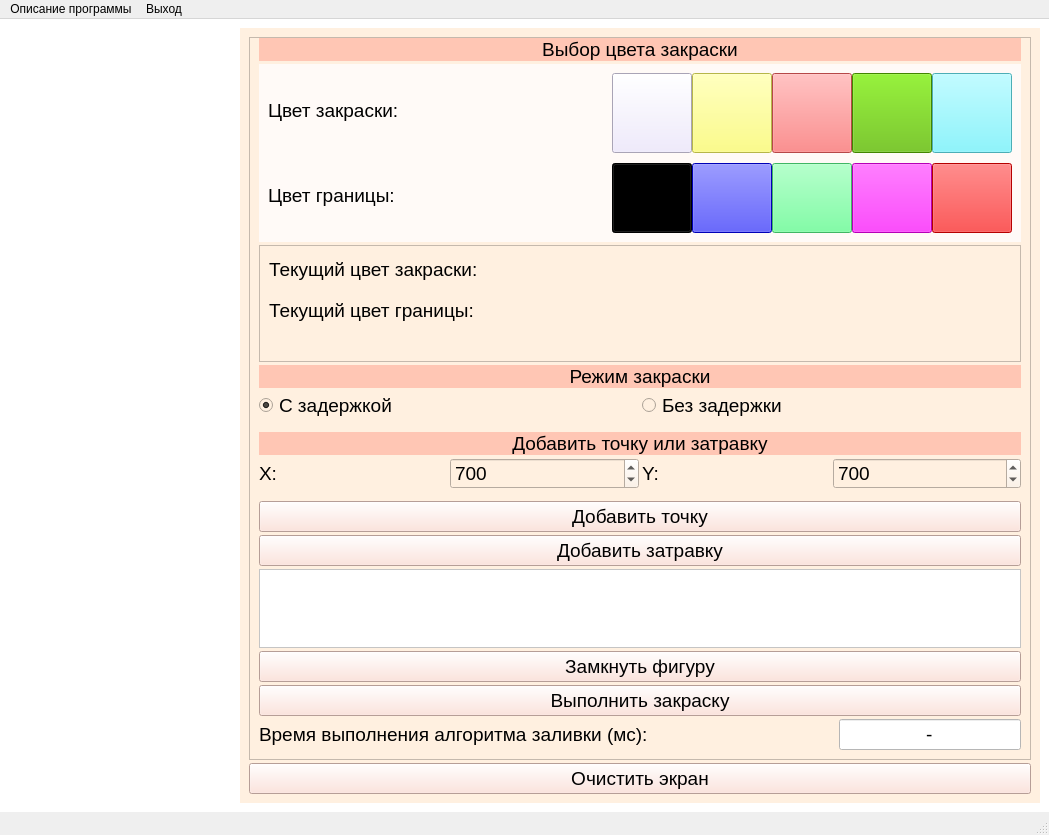
<?xml version="1.0" encoding="UTF-8"?>
<ui version="4.0">
 <class>MainWindow</class>
 <widget class="QMainWindow" name="MainWindow">
  <property name="geometry">
   <rect>
    <x>0</x>
    <y>0</y>
    <width>1049</width>
    <height>835</height>
   </rect>
  </property>
  <property name="windowTitle">
   <string>MainWindow</string>
  </property>
  <widget class="QWidget" name="centralwidget">
   <property name="styleSheet">
    <string notr="true">background-color: rgb(255, 255, 255);</string>
   </property>
   <layout class="QHBoxLayout" name="horizontalLayout_8">
    <property name="spacing">
     <number>0</number>
    </property>
    <property name="sizeConstraint">
     <enum>QLayout::SetDefaultConstraint</enum>
    </property>
    <item>
     <widget class="QLabel" name="canvas_lbl">
      <property name="sizePolicy">
       <sizepolicy hsizetype="Minimum" vsizetype="Preferred">
        <horstretch>0</horstretch>
        <verstretch>0</verstretch>
       </sizepolicy>
      </property>
      <property name="font">
       <font>
        <pointsize>14</pointsize>
       </font>
      </property>
      <property name="text">
       <string/>
      </property>
     </widget>
    </item>
    <item>
     <widget class="QWidget" name="acts" native="true">
      <property name="sizePolicy">
       <sizepolicy hsizetype="Fixed" vsizetype="Preferred">
        <horstretch>0</horstretch>
        <verstretch>0</verstretch>
       </sizepolicy>
      </property>
      <property name="minimumSize">
       <size>
        <width>800</width>
        <height>0</height>
       </size>
      </property>
      <property name="maximumSize">
       <size>
        <width>1000</width>
        <height>16777215</height>
       </size>
      </property>
      <property name="font">
       <font>
        <pointsize>14</pointsize>
       </font>
      </property>
      <property name="styleSheet">
       <string notr="true">background-color: rgb(255, 240, 224);</string>
      </property>
      <layout class="QVBoxLayout" name="verticalLayout_7">
       <property name="spacing">
        <number>3</number>
       </property>
       <item>
        <widget class="QFrame" name="frame">
         <property name="font">
          <font>
           <pointsize>14</pointsize>
          </font>
         </property>
         <property name="frameShape">
          <enum>QFrame::StyledPanel</enum>
         </property>
         <property name="frameShadow">
          <enum>QFrame::Raised</enum>
         </property>
         <layout class="QVBoxLayout" name="verticalLayout_10">
          <property name="spacing">
           <number>3</number>
          </property>
          <property name="topMargin">
           <number>0</number>
          </property>
          <property name="bottomMargin">
           <number>9</number>
          </property>
          <item>
           <widget class="QLabel" name="label_2">
            <property name="font">
             <font>
              <pointsize>14</pointsize>
             </font>
            </property>
            <property name="styleSheet">
             <string notr="true">background-color: rgb(255, 198, 180);</string>
            </property>
            <property name="text">
             <string>Выбор цвета закраски</string>
            </property>
            <property name="alignment">
             <set>Qt::AlignCenter</set>
            </property>
           </widget>
          </item>
          <item>
           <widget class="QWidget" name="color" native="true">
            <property name="font">
             <font>
              <pointsize>14</pointsize>
             </font>
            </property>
            <property name="styleSheet">
             <string notr="true">background-color: rgb(255, 250, 247);</string>
            </property>
            <layout class="QHBoxLayout" name="horizontalLayout_5">
             <property name="spacing">
              <number>0</number>
             </property>
             <item>
              <layout class="QVBoxLayout" name="verticalLayout_8">
               <property name="spacing">
                <number>10</number>
               </property>
               <item>
                <widget class="QLabel" name="label_3">
                 <property name="sizePolicy">
                  <sizepolicy hsizetype="MinimumExpanding" vsizetype="Preferred">
                   <horstretch>0</horstretch>
                   <verstretch>0</verstretch>
                  </sizepolicy>
                 </property>
                 <property name="font">
                  <font>
                   <pointsize>14</pointsize>
                  </font>
                 </property>
                 <property name="text">
                  <string>Цвет закраски: </string>
                 </property>
                </widget>
               </item>
               <item>
                <widget class="QLabel" name="label_5">
                 <property name="sizePolicy">
                  <sizepolicy hsizetype="MinimumExpanding" vsizetype="Preferred">
                   <horstretch>0</horstretch>
                   <verstretch>0</verstretch>
                  </sizepolicy>
                 </property>
                 <property name="font">
                  <font>
                   <pointsize>14</pointsize>
                  </font>
                 </property>
                 <property name="text">
                  <string>Цвет границы: </string>
                 </property>
                </widget>
               </item>
              </layout>
             </item>
             <item>
              <layout class="QVBoxLayout" name="verticalLayout_9">
               <property name="spacing">
                <number>10</number>
               </property>
               <property name="bottomMargin">
                <number>0</number>
               </property>
               <item>
                <layout class="QHBoxLayout" name="horizontalLayout_4">
                 <property name="spacing">
                  <number>0</number>
                 </property>
                 <property name="topMargin">
                  <number>0</number>
                 </property>
                 <property name="bottomMargin">
                  <number>0</number>
                 </property>
                 <item>
                  <widget class="QToolButton" name="black_brush_btn">
                   <property name="sizePolicy">
                    <sizepolicy hsizetype="Preferred" vsizetype="Preferred">
                     <horstretch>0</horstretch>
                     <verstretch>0</verstretch>
                    </sizepolicy>
                   </property>
                   <property name="minimumSize">
                    <size>
                     <width>80</width>
                     <height>80</height>
                    </size>
                   </property>
                   <property name="font">
                    <font>
                     <pointsize>14</pointsize>
                    </font>
                   </property>
                   <property name="styleSheet">
                    <string notr="true">background-color: rgb(236, 229, 255);</string>
                   </property>
                   <property name="text">
                    <string/>
                   </property>
                  </widget>
                 </item>
                 <item>
                  <widget class="QToolButton" name="yellow_brush_btn">
                   <property name="sizePolicy">
                    <sizepolicy hsizetype="Preferred" vsizetype="Preferred">
                     <horstretch>0</horstretch>
                     <verstretch>0</verstretch>
                    </sizepolicy>
                   </property>
                   <property name="minimumSize">
                    <size>
                     <width>80</width>
                     <height>80</height>
                    </size>
                   </property>
                   <property name="font">
                    <font>
                     <pointsize>14</pointsize>
                    </font>
                   </property>
                   <property name="styleSheet">
                    <string notr="true">background-color: rgb(255, 255, 102);</string>
                   </property>
                   <property name="text">
                    <string/>
                   </property>
                  </widget>
                 </item>
                 <item>
                  <widget class="QToolButton" name="red_brush_btn">
                   <property name="sizePolicy">
                    <sizepolicy hsizetype="Preferred" vsizetype="Preferred">
                     <horstretch>0</horstretch>
                     <verstretch>0</verstretch>
                    </sizepolicy>
                   </property>
                   <property name="minimumSize">
                    <size>
                     <width>80</width>
                     <height>80</height>
                    </size>
                   </property>
                   <property name="font">
                    <font>
                     <pointsize>14</pointsize>
                    </font>
                   </property>
                   <property name="styleSheet">
                    <string notr="true">background-color: rgb(255, 101, 101);</string>
                   </property>
                   <property name="text">
                    <string/>
                   </property>
                  </widget>
                 </item>
                 <item>
                  <widget class="QToolButton" name="green_brush_btn">
                   <property name="sizePolicy">
                    <sizepolicy hsizetype="Preferred" vsizetype="Preferred">
                     <horstretch>0</horstretch>
                     <verstretch>0</verstretch>
                    </sizepolicy>
                   </property>
                   <property name="minimumSize">
                    <size>
                     <width>80</width>
                     <height>80</height>
                    </size>
                   </property>
                   <property name="font">
                    <font>
                     <pointsize>14</pointsize>
                    </font>
                   </property>
                   <property name="styleSheet">
                    <string notr="true">background-color: rgb(93, 186, 0);</string>
                   </property>
                   <property name="text">
                    <string/>
                   </property>
                  </widget>
                 </item>
                 <item>
                  <widget class="QToolButton" name="blue_brush_btn">
                   <property name="sizePolicy">
                    <sizepolicy hsizetype="Preferred" vsizetype="Preferred">
                     <horstretch>0</horstretch>
                     <verstretch>0</verstretch>
                    </sizepolicy>
                   </property>
                   <property name="minimumSize">
                    <size>
                     <width>80</width>
                     <height>80</height>
                    </size>
                   </property>
                   <property name="font">
                    <font>
                     <pointsize>14</pointsize>
                    </font>
                   </property>
                   <property name="styleSheet">
                    <string notr="true">background-color: rgb(106, 243, 255);</string>
                   </property>
                   <property name="text">
                    <string/>
                   </property>
                  </widget>
                 </item>
                </layout>
               </item>
               <item>
                <layout class="QHBoxLayout" name="horizontalLayout_6">
                 <property name="spacing">
                  <number>0</number>
                 </property>
                 <property name="topMargin">
                  <number>0</number>
                 </property>
                 <item>
                  <widget class="QToolButton" name="inv_black_line_btn">
                   <property name="sizePolicy">
                    <sizepolicy hsizetype="Preferred" vsizetype="Preferred">
                     <horstretch>0</horstretch>
                     <verstretch>0</verstretch>
                    </sizepolicy>
                   </property>
                   <property name="minimumSize">
                    <size>
                     <width>70</width>
                     <height>70</height>
                    </size>
                   </property>
                   <property name="font">
                    <font>
                     <pointsize>14</pointsize>
                    </font>
                   </property>
                   <property name="styleSheet">
                    <string notr="true">background-color: rgb(0, 0, 0);</string>
                   </property>
                   <property name="text">
                    <string/>
                   </property>
                  </widget>
                 </item>
                 <item>
                  <widget class="QToolButton" name="inv_yellow_line_btn">
                   <property name="sizePolicy">
                    <sizepolicy hsizetype="Preferred" vsizetype="Preferred">
                     <horstretch>0</horstretch>
                     <verstretch>0</verstretch>
                    </sizepolicy>
                   </property>
                   <property name="minimumSize">
                    <size>
                     <width>70</width>
                     <height>70</height>
                    </size>
                   </property>
                   <property name="font">
                    <font>
                     <pointsize>14</pointsize>
                    </font>
                   </property>
                   <property name="styleSheet">
                    <string notr="true">background-color: rgb(0, 0, 255);</string>
                   </property>
                   <property name="text">
                    <string/>
                   </property>
                  </widget>
                 </item>
                 <item>
                  <widget class="QToolButton" name="inv_red_line_btn">
                   <property name="sizePolicy">
                    <sizepolicy hsizetype="Preferred" vsizetype="Preferred">
                     <horstretch>0</horstretch>
                     <verstretch>0</verstretch>
                    </sizepolicy>
                   </property>
                   <property name="minimumSize">
                    <size>
                     <width>70</width>
                     <height>70</height>
                    </size>
                   </property>
                   <property name="font">
                    <font>
                     <pointsize>14</pointsize>
                    </font>
                   </property>
                   <property name="styleSheet">
                    <string notr="true">background-color: rgb(90, 255, 140);</string>
                   </property>
                   <property name="text">
                    <string/>
                   </property>
                  </widget>
                 </item>
                 <item>
                  <widget class="QToolButton" name="inv_green_line_btn">
                   <property name="sizePolicy">
                    <sizepolicy hsizetype="Preferred" vsizetype="Preferred">
                     <horstretch>0</horstretch>
                     <verstretch>0</verstretch>
                    </sizepolicy>
                   </property>
                   <property name="minimumSize">
                    <size>
                     <width>70</width>
                     <height>70</height>
                    </size>
                   </property>
                   <property name="font">
                    <font>
                     <pointsize>14</pointsize>
                    </font>
                   </property>
                   <property name="styleSheet">
                    <string notr="true">background-color: rgb(255, 0, 255);</string>
                   </property>
                   <property name="text">
                    <string/>
                   </property>
                  </widget>
                 </item>
                 <item>
                  <widget class="QToolButton" name="inv_blue_line_btn">
                   <property name="sizePolicy">
                    <sizepolicy hsizetype="Preferred" vsizetype="Preferred">
                     <horstretch>0</horstretch>
                     <verstretch>0</verstretch>
                    </sizepolicy>
                   </property>
                   <property name="minimumSize">
                    <size>
                     <width>70</width>
                     <height>70</height>
                    </size>
                   </property>
                   <property name="font">
                    <font>
                     <pointsize>14</pointsize>
                    </font>
                   </property>
                   <property name="styleSheet">
                    <string notr="true">background-color: rgb(255, 0, 0);</string>
                   </property>
                   <property name="text">
                    <string/>
                   </property>
                  </widget>
                 </item>
                </layout>
               </item>
              </layout>
             </item>
            </layout>
           </widget>
          </item>
          <item>
           <widget class="QFrame" name="frame_6">
            <property name="font">
             <font>
              <pointsize>14</pointsize>
             </font>
            </property>
            <property name="styleSheet">
             <string notr="true">background-color: rgb(255, 240, 224);</string>
            </property>
            <property name="frameShape">
             <enum>QFrame::StyledPanel</enum>
            </property>
            <property name="frameShadow">
             <enum>QFrame::Raised</enum>
            </property>
            <layout class="QVBoxLayout" name="verticalLayout_15">
             <property name="spacing">
              <number>0</number>
             </property>
             <property name="leftMargin">
              <number>0</number>
             </property>
             <property name="topMargin">
              <number>3</number>
             </property>
             <property name="rightMargin">
              <number>0</number>
             </property>
             <property name="bottomMargin">
              <number>30</number>
             </property>
             <item>
              <widget class="QWidget" name="widget_2" native="true">
               <property name="font">
                <font>
                 <pointsize>14</pointsize>
                </font>
               </property>
               <property name="styleSheet">
                <string notr="true">background-color: rgb(255, 240, 224);</string>
               </property>
               <layout class="QHBoxLayout" name="horizontalLayout_9">
                <property name="spacing">
                 <number>0</number>
                </property>
                <item>
                 <widget class="QLabel" name="label_15">
                  <property name="font">
                   <font>
                    <pointsize>14</pointsize>
                   </font>
                  </property>
                  <property name="text">
                   <string>Текущий цвет закраски: </string>
                  </property>
                 </widget>
                </item>
                <item>
                 <widget class="QLabel" name="color_brush_show">
                  <property name="sizePolicy">
                   <sizepolicy hsizetype="Fixed" vsizetype="Preferred">
                    <horstretch>0</horstretch>
                    <verstretch>0</verstretch>
                   </sizepolicy>
                  </property>
                  <property name="minimumSize">
                   <size>
                    <width>75</width>
                    <height>0</height>
                   </size>
                  </property>
                  <property name="font">
                   <font>
                    <pointsize>14</pointsize>
                   </font>
                  </property>
                  <property name="styleSheet">
                   <string notr="true">border-color: rgb(0, 0, 0);</string>
                  </property>
                  <property name="text">
                   <string/>
                  </property>
                 </widget>
                </item>
                <item>
                 <spacer name="horizontalSpacer_2">
                  <property name="orientation">
                   <enum>Qt::Horizontal</enum>
                  </property>
                  <property name="sizeHint" stdset="0">
                   <size>
                    <width>40</width>
                    <height>20</height>
                   </size>
                  </property>
                 </spacer>
                </item>
               </layout>
              </widget>
             </item>
             <item>
              <widget class="QWidget" name="widget" native="true">
               <layout class="QHBoxLayout" name="horizontalLayout_7">
                <property name="spacing">
                 <number>0</number>
                </property>
                <property name="leftMargin">
                 <number>9</number>
                </property>
                <property name="topMargin">
                 <number>9</number>
                </property>
                <property name="rightMargin">
                 <number>9</number>
                </property>
                <property name="bottomMargin">
                 <number>9</number>
                </property>
                <item>
                 <widget class="QLabel" name="label_16">
                  <property name="font">
                   <font>
                    <pointsize>14</pointsize>
                   </font>
                  </property>
                  <property name="text">
                   <string>Текущий цвет границы:  </string>
                  </property>
                 </widget>
                </item>
                <item>
                 <widget class="QLabel" name="color_line_show">
                  <property name="sizePolicy">
                   <sizepolicy hsizetype="Fixed" vsizetype="Preferred">
                    <horstretch>0</horstretch>
                    <verstretch>0</verstretch>
                   </sizepolicy>
                  </property>
                  <property name="minimumSize">
                   <size>
                    <width>75</width>
                    <height>0</height>
                   </size>
                  </property>
                  <property name="font">
                   <font>
                    <pointsize>14</pointsize>
                   </font>
                  </property>
                  <property name="styleSheet">
                   <string notr="true">border-color: rgb(0, 0, 0);</string>
                  </property>
                  <property name="text">
                   <string/>
                  </property>
                 </widget>
                </item>
                <item>
                 <spacer name="horizontalSpacer_3">
                  <property name="orientation">
                   <enum>Qt::Horizontal</enum>
                  </property>
                  <property name="sizeHint" stdset="0">
                   <size>
                    <width>40</width>
                    <height>20</height>
                   </size>
                  </property>
                 </spacer>
                </item>
               </layout>
              </widget>
             </item>
            </layout>
           </widget>
          </item>
          <item>
           <widget class="QLabel" name="label_4">
            <property name="font">
             <font>
              <pointsize>14</pointsize>
             </font>
            </property>
            <property name="styleSheet">
             <string notr="true">background-color: rgb(255, 198, 180);</string>
            </property>
            <property name="text">
             <string>Режим закраски</string>
            </property>
            <property name="alignment">
             <set>Qt::AlignCenter</set>
            </property>
           </widget>
          </item>
          <item>
           <layout class="QHBoxLayout" name="horizontalLayout">
            <property name="bottomMargin">
             <number>9</number>
            </property>
            <item>
             <widget class="QRadioButton" name="delay_rbn">
              <property name="font">
               <font>
                <pointsize>14</pointsize>
               </font>
              </property>
              <property name="text">
               <string>С задержкой</string>
              </property>
              <property name="checked">
               <bool>true</bool>
              </property>
              <attribute name="buttonGroup">
               <string notr="true">delay_btn_gp</string>
              </attribute>
             </widget>
            </item>
            <item>
             <widget class="QRadioButton" name="not_delay_rbn">
              <property name="font">
               <font>
                <pointsize>14</pointsize>
               </font>
              </property>
              <property name="text">
               <string>Без задержки</string>
              </property>
              <property name="checked">
               <bool>false</bool>
              </property>
              <attribute name="buttonGroup">
               <string notr="true">delay_btn_gp</string>
              </attribute>
             </widget>
            </item>
           </layout>
          </item>
          <item>
           <widget class="QLabel" name="label_9">
            <property name="font">
             <font>
              <pointsize>14</pointsize>
             </font>
            </property>
            <property name="styleSheet">
             <string notr="true">background-color: rgb(255, 198, 180);</string>
            </property>
            <property name="text">
             <string>Добавить точку или затравку</string>
            </property>
            <property name="alignment">
             <set>Qt::AlignCenter</set>
            </property>
           </widget>
          </item>
          <item>
           <layout class="QHBoxLayout" name="horizontalLayout_17">
            <property name="bottomMargin">
             <number>9</number>
            </property>
            <item>
             <widget class="QLabel" name="label_26">
              <property name="font">
               <font>
                <pointsize>14</pointsize>
               </font>
              </property>
              <property name="text">
               <string>X: </string>
              </property>
             </widget>
            </item>
            <item>
             <widget class="QSpinBox" name="x_sp">
              <property name="font">
               <font>
                <pointsize>14</pointsize>
               </font>
              </property>
              <property name="maximum">
               <number>10000</number>
              </property>
              <property name="value">
               <number>700</number>
              </property>
             </widget>
            </item>
            <item>
             <widget class="QLabel" name="label_27">
              <property name="font">
               <font>
                <pointsize>14</pointsize>
               </font>
              </property>
              <property name="text">
               <string>Y: </string>
              </property>
             </widget>
            </item>
            <item>
             <widget class="QSpinBox" name="y_sp">
              <property name="font">
               <font>
                <pointsize>14</pointsize>
               </font>
              </property>
              <property name="maximum">
               <number>10000</number>
              </property>
              <property name="value">
               <number>700</number>
              </property>
             </widget>
            </item>
           </layout>
          </item>
          <item>
           <layout class="QHBoxLayout" name="horizontalLayout_3">
            <item>
             <widget class="QPushButton" name="add_point_btn">
              <property name="minimumSize">
               <size>
                <width>300</width>
                <height>0</height>
               </size>
              </property>
              <property name="font">
               <font>
                <pointsize>14</pointsize>
               </font>
              </property>
              <property name="styleSheet">
               <string notr="true">background-color: rgb(255, 221, 211);</string>
              </property>
              <property name="text">
               <string>Добавить точку</string>
              </property>
             </widget>
            </item>
           </layout>
          </item>
          <item>
           <widget class="QPushButton" name="add_seed_btn">
            <property name="minimumSize">
             <size>
              <width>300</width>
              <height>0</height>
             </size>
            </property>
            <property name="font">
             <font>
              <pointsize>14</pointsize>
             </font>
            </property>
            <property name="styleSheet">
             <string notr="true">background-color: rgb(255, 221, 211);</string>
            </property>
            <property name="text">
             <string>Добавить затравку</string>
            </property>
           </widget>
          </item>
          <item>
           <widget class="QTextEdit" name="points_textEdit">
            <property name="styleSheet">
             <string notr="true">background-color: rgb(255, 255, 255);
font: 14pt &quot;MS Shell Dlg 2&quot;;</string>
            </property>
            <property name="readOnly">
             <bool>true</bool>
            </property>
           </widget>
          </item>
          <item>
           <widget class="QPushButton" name="close_figure_btn">
            <property name="minimumSize">
             <size>
              <width>300</width>
              <height>0</height>
             </size>
            </property>
            <property name="font">
             <font>
              <pointsize>14</pointsize>
             </font>
            </property>
            <property name="styleSheet">
             <string notr="true">background-color: rgb(255, 221, 211);</string>
            </property>
            <property name="text">
             <string>Замкнуть фигуру</string>
            </property>
           </widget>
          </item>
          <item>
           <widget class="QPushButton" name="fill_figures_btn">
            <property name="minimumSize">
             <size>
              <width>300</width>
              <height>0</height>
             </size>
            </property>
            <property name="font">
             <font>
              <pointsize>14</pointsize>
             </font>
            </property>
            <property name="styleSheet">
             <string notr="true">background-color: rgb(255, 221, 211);</string>
            </property>
            <property name="text">
             <string>Выполнить закраску</string>
            </property>
           </widget>
          </item>
          <item>
           <layout class="QHBoxLayout" name="horizontalLayout_2">
            <item>
             <widget class="QLabel" name="label">
              <property name="font">
               <font>
                <pointsize>14</pointsize>
               </font>
              </property>
              <property name="text">
               <string>Время выполнения алгоритма заливки (мс): </string>
              </property>
             </widget>
            </item>
            <item>
             <spacer name="horizontalSpacer">
              <property name="orientation">
               <enum>Qt::Horizontal</enum>
              </property>
              <property name="sizeHint" stdset="0">
               <size>
                <width>40</width>
                <height>20</height>
               </size>
              </property>
             </spacer>
            </item>
            <item>
             <widget class="QLineEdit" name="time_le">
              <property name="font">
               <font>
                <pointsize>14</pointsize>
               </font>
              </property>
              <property name="styleSheet">
               <string notr="true">background-color: rgb(255, 255, 255);</string>
              </property>
              <property name="text">
               <string>-</string>
              </property>
              <property name="alignment">
               <set>Qt::AlignCenter</set>
              </property>
              <property name="readOnly">
               <bool>true</bool>
              </property>
             </widget>
            </item>
           </layout>
          </item>
         </layout>
        </widget>
       </item>
       <item>
        <widget class="QPushButton" name="clear_canvas_btn">
         <property name="font">
          <font>
           <pointsize>14</pointsize>
          </font>
         </property>
         <property name="styleSheet">
          <string notr="true">background-color: rgb(255, 221, 211);</string>
         </property>
         <property name="text">
          <string>Очистить экран</string>
         </property>
        </widget>
       </item>
      </layout>
     </widget>
    </item>
   </layout>
  </widget>
  <widget class="QMenuBar" name="menubar">
   <property name="geometry">
    <rect>
     <x>0</x>
     <y>0</y>
     <width>1049</width>
     <height>22</height>
    </rect>
   </property>
   <widget class="QMenu" name="info_qm">
    <property name="font">
     <font>
      <pointsize>12</pointsize>
     </font>
    </property>
    <property name="title">
     <string>Описание программы</string>
    </property>
   </widget>
   <widget class="QMenu" name="exit_pbtn">
    <property name="font">
     <font>
      <pointsize>12</pointsize>
     </font>
    </property>
    <property name="title">
     <string>Выход</string>
    </property>
   </widget>
   <addaction name="info_qm"/>
   <addaction name="exit_pbtn"/>
  </widget>
  <widget class="QStatusBar" name="statusbar">
   <property name="font">
    <font>
     <pointsize>11</pointsize>
    </font>
   </property>
  </widget>
 </widget>
 <resources/>
 <connections/>
 <buttongroups>
  <buttongroup name="delay_btn_gp"/>
 </buttongroups>
</ui>
